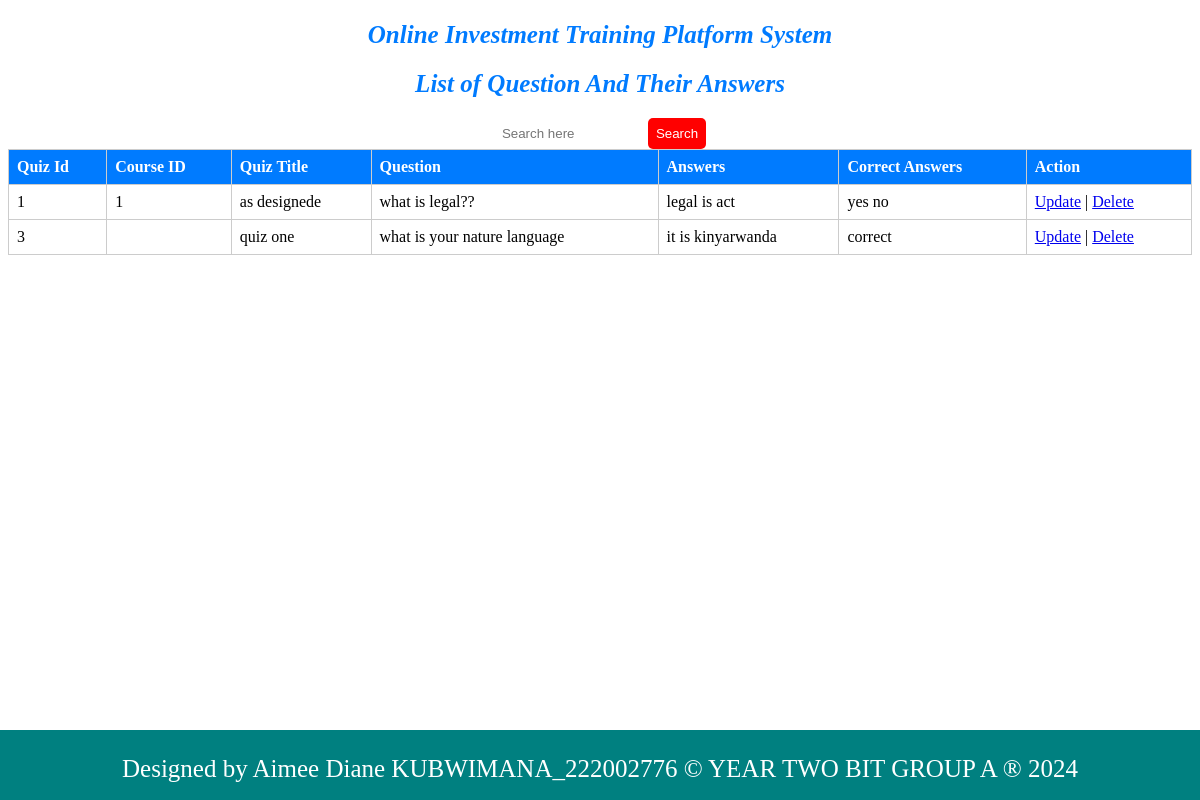
The app's page /quiz_table.php with its own data.
### tables this page shows
CREATE TABLE `quizzes` (
  `QuizID` int(11) NOT NULL,
  `CourseID` int(11) DEFAULT NULL,
  `QuizTitle` varchar(100) NOT NULL,
  `Questions` text DEFAULT NULL,
  `Answers` text DEFAULT NULL,
  `CorrectAnswers` text DEFAULT NULL,
  `Mark` int(120) NOT NULL
);

### quiz_table.php (the view, shortened to what this page needs)
<!DOCTYPE html>
<html lang="en">
<head>
</head>
<body>
<center><h2 class="heading"><i>Online Investment Training Platform System</i></h2>
<div class="container">
    <h2 class="heading"><i>List of Question And Their Answers</i></h2>
    <div class="search-bar">
            <form action="search.php" method="GET">
                <input type="search" name="query" placeholder="Search here" />
                <button type="submit">Search</button>
            </form></div>
    <table>
        <tr>
            <th>Quiz Id</th>
            <th>Course ID</th>
            <th>Quiz Title</th>
            <th>Question</th>
            <th>Answers</th>
            <th>Correct Answers</th>
            <th colspan="2">Action</th>
        </tr>
        <?php
        include('db_connection.php');
        $sql = "SELECT * FROM quizzes";
        $result = $conn->query($sql);
        if ($result->num_rows > 0) {
            while($row = $result->fetch_assoc()) {
                echo "<tr>";
                echo "<td>".$row["QuizID"]."</td>";
                echo "<td>".$row["CourseID"]."</td>";
                echo "<td>".$row["QuizTitle"]."</td>";
                echo "<td>".$row["Questions"]."</td>";
                echo "<td>".$row["Answers"]."</td>";
                echo "<td>".$row["CorrectAnswers"]."</td>";
                echo "<td><a href='update_quiz.php?QuizID=".$row["QuizID"]."'>Update</a> | <a href='delete_quiz.php?QuizID=".$row["QuizID"]."'>Delete</a></td>";
                echo "</tr>";
            }
        } else {
            echo "<tr><td colspan='8'>No courses found</td></tr>";
        }
        ?>
    </table>
</div>
</center>
<footer>
    <p>Designed by Aimee Diane KUBWIMANA_222002776 &copy; YEAR TWO BIT GROUP A &reg; 2024</p>
</footer>
</body>
</html>

### quiz_table.php (style rules this page uses)
.search-bar input[type="search"] { width: 150px; padding: 8px; border-radius: 10px; border: none; }
.search-bar button[type="submit"] { background-color: red; color: white; padding: 8px; border: none; border-radius: 5px; cursor: pointer; }
table { width: 100%; border-collapse: collapse; margin-bottom: 20px; }
th, td { border: 1px solid #ccc; padding: 8px; text-align: left; }
th { background-color: #007bff; color: white; }
.heading { font-size: 25px; font-weight:bold; color: #007bff; }
footer { background-color:teal; text-align: center; width: 100%; height: 70px; color: white; font-size: 25px; position: fixed; bottom: 0; left: 0; }

### records on screen
quizzes: QuizID "1", CourseID "1", QuizTitle "as designede", Questions "what is legal??", Answers "legal is act", CorrectAnswers "yes no"
quizzes: QuizID "3", QuizTitle "quiz one", Questions "what is your nature language", Answers "it is kinyarwanda", CorrectAnswers "correct"
